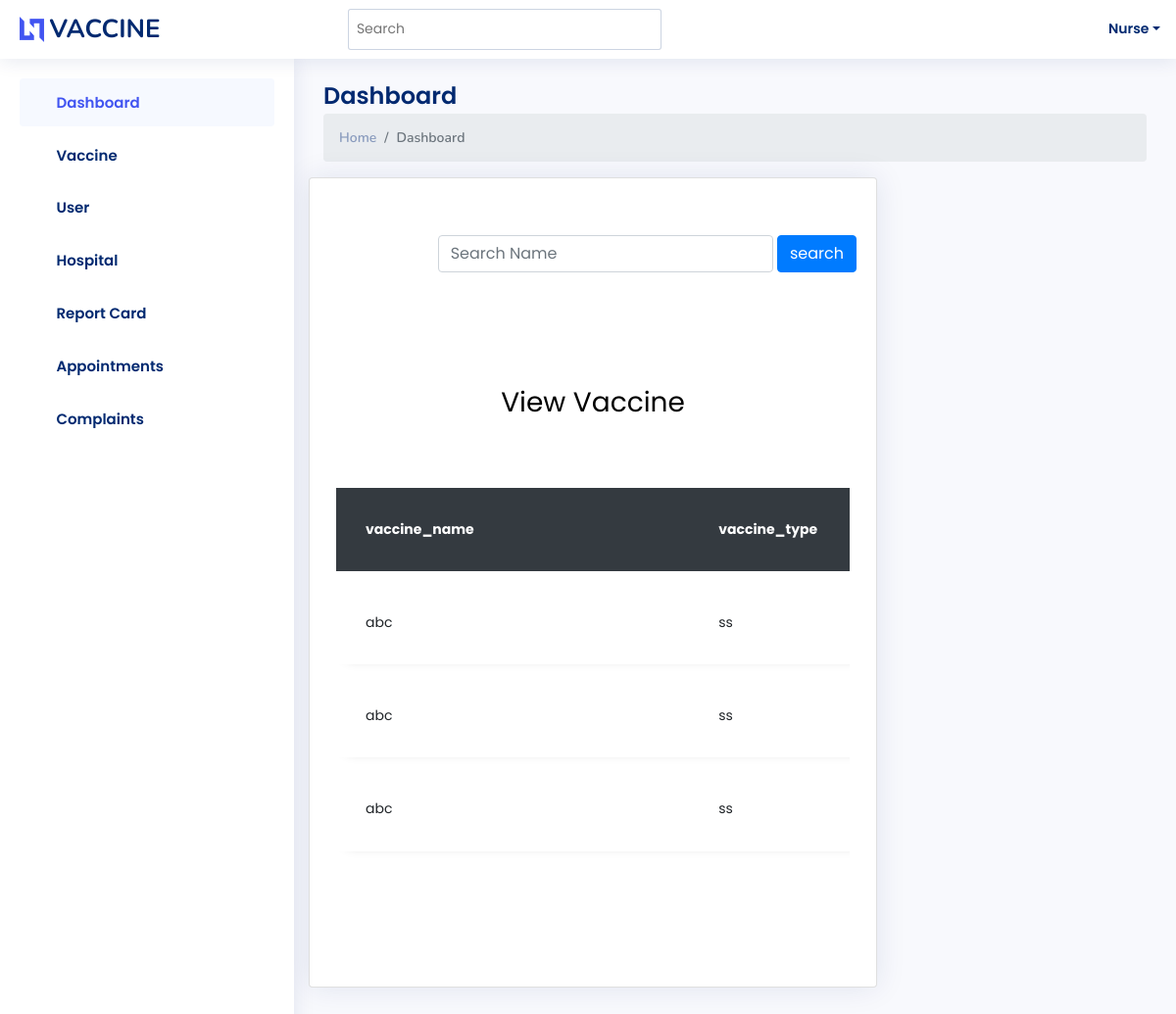
Screenshot of /viewvaccines with the database file from the repository.
### proapp/models.py (models this page shows, shortened)
class vaccine(models.Model):
    vaccine_name=models.CharField(max_length=50)
    vaccine_type=models.CharField(max_length=50)
    description=models.TextField()
    approvel_status=models.IntegerField(default=0)

### proapp/Nurseviews.py (the view)
def nurse_view_vaccine(request):
    v = vaccine.objects.all()
    nvaccinefilter = NVaccineFilter(request.GET, queryset=v)
    v = nvaccinefilter.qs
    context = {
        'nvaccine': v,
        'nvaccinefilter': nvaccinefilter,
    }
    return render(request, 'nurse_temp/Nurse_View_Vaccine.html', context)

### templates/nurse_temp/Nurse_View_Vaccine.html (shortened to what this page needs)
{% extends 'nurse_temp/Nurse_home.html' %}
{% block content %}
{% load static %}
<html lang="en">
  <head>
	<link rel="stylesheet" href="https://stackpath.bootstrapcdn.com/font-awesome/4.7.0/css/font-awesome.min.css">
	<link rel="stylesheet" href="{% static 'assets_table/css/style.css' %}">
	</head>
	<body>
	<div class="card" ><br><br>
<div class="row">
	<div class="col-md-12">
		<form method="get" class="form-inline" style="float:right">
			<div class="md-form my-0">
				{{nvaccinefilter.form}}
				<button class="btn btn-primary mr-2" type="submit">search</button>
			</div>
		</form>
	</div>
</div>
	<section class="ftco-section">
		<div class="container">
			<div class="row justify-content-center">
				<div class="col-md-6 text-center mb-5">
					<h2 class="heading-section">View Vaccine</h2>
				</div>
			</div>
			<div class="row">
				<div class="col-md-12">
					<div class="table-wrap">
						<table class="table">
						  <thead class="thead-dark">
						    <tr>
						      <th>vaccine_name</th>
						      <th>vaccine_type</th>
						    </tr>
						  </thead>
						  <tbody>
						  {% for i in nvaccinefilter.qs %}
						    <tr class="alert" role="alert">
						      <td>{{i.vaccine_name}}</td>
						      <td>{{i.vaccine_type}}</td>
						    </tr>
						  </tbody>
							{% endfor %}
						</table>
					</div>
				</div>
			</div>
		</div>
	</section>
	</div>
	</body>
</html>
{% endblock %}

### static/assets/css/style.css (style rules this page uses)
:root { scroll-behavior: smooth; }
body { font-family: "Open Sans", sans-serif; background: #f6f9ff; color: #444444; }
h1, h2, h3, h4, h5, h6 { font-family: "Nunito", sans-serif; }
.card { margin-bottom: 30px; border: none; border-radius: 5px; box-shadow: 0px 0 30px rgba(1, 41, 112, 0.1); overflow: hidden; }

### rows the page displays
vaccine: vaccine_name "abc", vaccine_type "ss"
vaccine: vaccine_name "abc", vaccine_type "ss"
vaccine: vaccine_name "abc", vaccine_type "ss"
